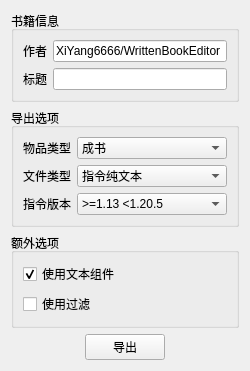
<?xml version="1.0" encoding="UTF-8"?>
<ui version="4.0">
 <class>ExportForm</class>
 <widget class="QWidget" name="ExportForm">
  <property name="geometry">
   <rect>
    <x>0</x>
    <y>0</y>
    <width>250</width>
    <height>310</height>
   </rect>
  </property>
  <property name="windowTitle">
   <string>导出...</string>
  </property>
  <layout class="QVBoxLayout" name="verticalLayout_2">
   <item>
    <widget class="QGroupBox" name="groupBox">
     <property name="title">
      <string>书籍信息</string>
     </property>
     <layout class="QFormLayout" name="formLayout_2">
      <item row="0" column="0">
       <widget class="QLabel" name="label_0">
        <property name="text">
         <string>作者</string>
        </property>
       </widget>
      </item>
      <item row="0" column="1">
       <widget class="QLineEdit" name="le_author">
        <property name="text">
         <string>XiYang6666/WrittenBookEditor</string>
        </property>
       </widget>
      </item>
      <item row="1" column="0">
       <widget class="QLabel" name="label_1">
        <property name="text">
         <string>标题</string>
        </property>
       </widget>
      </item>
      <item row="1" column="1">
       <widget class="QLineEdit" name="le_title">
        <property name="toolTip">
         <string>使用{volume}占位符可以在书名中添加卷号</string>
        </property>
        <property name="text">
         <string/>
        </property>
       </widget>
      </item>
     </layout>
    </widget>
   </item>
   <item>
    <widget class="QGroupBox" name="groupBox_2">
     <property name="title">
      <string>导出选项</string>
     </property>
     <layout class="QFormLayout" name="formLayout_3">
      <item row="0" column="0">
       <widget class="QLabel" name="label_2">
        <property name="text">
         <string>物品类型</string>
        </property>
       </widget>
      </item>
      <item row="0" column="1">
       <widget class="QComboBox" name="cmb_item_type">
        <item>
         <property name="text">
          <string>成书</string>
         </property>
        </item>
        <item>
         <property name="text">
          <string>潜影盒</string>
         </property>
        </item>
       </widget>
      </item>
      <item row="1" column="0">
       <widget class="QLabel" name="label_3">
        <property name="text">
         <string>文件类型</string>
        </property>
       </widget>
      </item>
      <item row="1" column="1">
       <widget class="QComboBox" name="cmb_file_type">
        <item>
         <property name="text">
          <string>指令纯文本</string>
         </property>
        </item>
        <item>
         <property name="text">
          <string>mc 函数文件</string>
         </property>
        </item>
        <item>
         <property name="text">
          <string>数据包</string>
         </property>
        </item>
       </widget>
      </item>
      <item row="2" column="0">
       <widget class="QLabel" name="label_4">
        <property name="text">
         <string>指令版本</string>
        </property>
       </widget>
      </item>
      <item row="2" column="1">
       <widget class="QComboBox" name="cmb_command_version">
        <item>
         <property name="text">
          <string>&gt;=1.13 &lt;1.20.5</string>
         </property>
        </item>
        <item>
         <property name="text">
          <string>&gt;=1.20.5</string>
         </property>
        </item>
       </widget>
      </item>
     </layout>
    </widget>
   </item>
   <item>
    <widget class="QGroupBox" name="groupBox_3">
     <property name="toolTip">
      <string>如果你不知道这些配置的含义请不要随意修改</string>
     </property>
     <property name="title">
      <string>额外选项</string>
     </property>
     <layout class="QVBoxLayout" name="verticalLayout">
      <item>
       <widget class="QCheckBox" name="chk_text_component">
        <property name="text">
         <string>使用文本组件</string>
        </property>
        <property name="checked">
         <bool>true</bool>
        </property>
       </widget>
      </item>
      <item>
       <widget class="QCheckBox" name="chk_filter">
        <property name="text">
         <string>使用过滤</string>
        </property>
       </widget>
      </item>
     </layout>
    </widget>
   </item>
   <item>
    <layout class="QHBoxLayout" name="horizontalLayout">
     <item>
      <spacer name="horizontalSpacer_0">
       <property name="orientation">
        <enum>Qt::Horizontal</enum>
       </property>
       <property name="sizeHint" stdset="0">
        <size>
         <width>40</width>
         <height>20</height>
        </size>
       </property>
      </spacer>
     </item>
     <item>
      <widget class="QPushButton" name="pbtn_export">
       <property name="text">
        <string>导出</string>
       </property>
      </widget>
     </item>
     <item>
      <spacer name="horizontalSpacer_1">
       <property name="orientation">
        <enum>Qt::Horizontal</enum>
       </property>
       <property name="sizeHint" stdset="0">
        <size>
         <width>40</width>
         <height>20</height>
        </size>
       </property>
      </spacer>
     </item>
    </layout>
   </item>
  </layout>
 </widget>
 <resources/>
 <connections/>
</ui>
